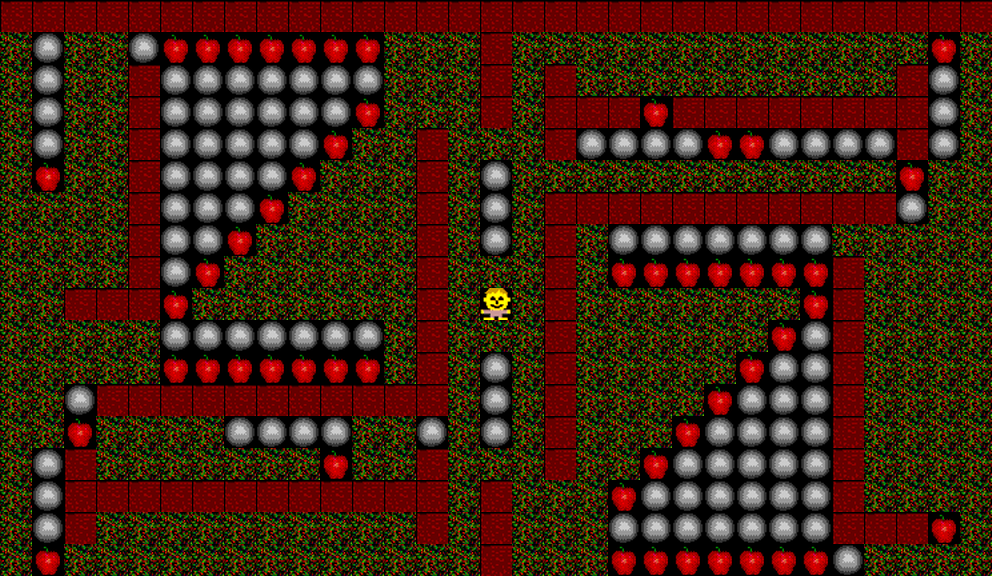

A level layout from a 2D game, rendered from its tile map. Below: a short description, then the map file with tile-grid data replaced by summaries:
An orthogonal 31x18 tile map with 32x32 px tiles, 1 tile layer (Tile Layer 1).

<map version="1.0" orientation="orthogonal" width="31" height="18" tilewidth="32" tileheight="32">
  <properties>
    <property name="Title" value="Upside Down" />
  </properties>
  <tileset source="MrMatt.tsx" firstgid="1" />
  <layer name="Tile Layer 1" width="31" height="18">
    <data>[558 cells, 558 non-empty, 5 distinct tile ids]</data>
  </layer>
</map>
